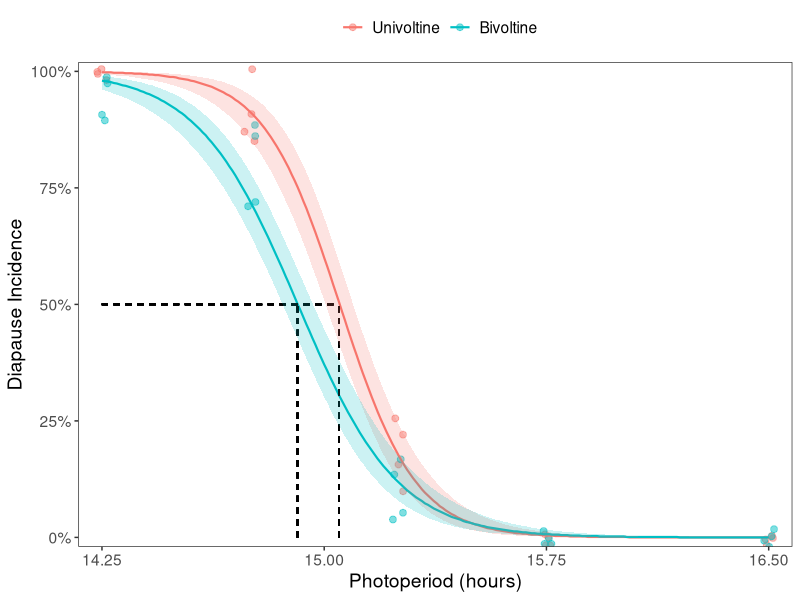
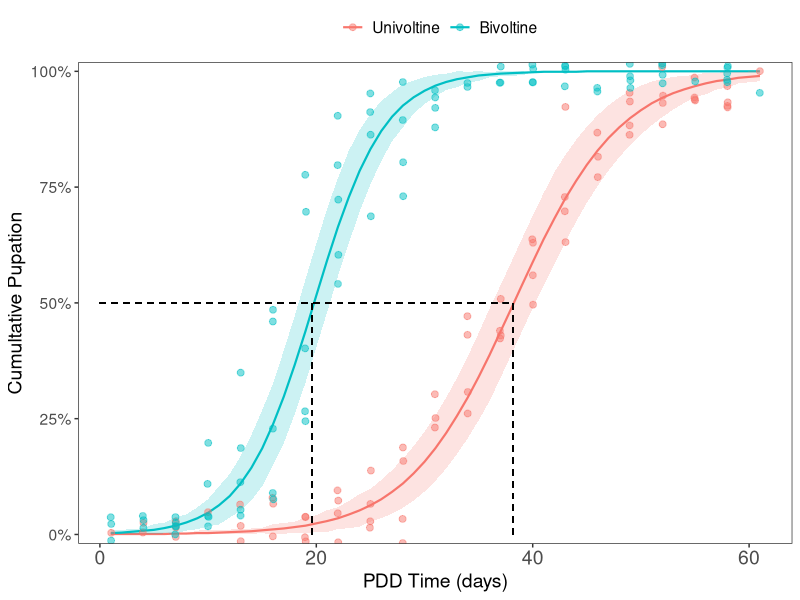
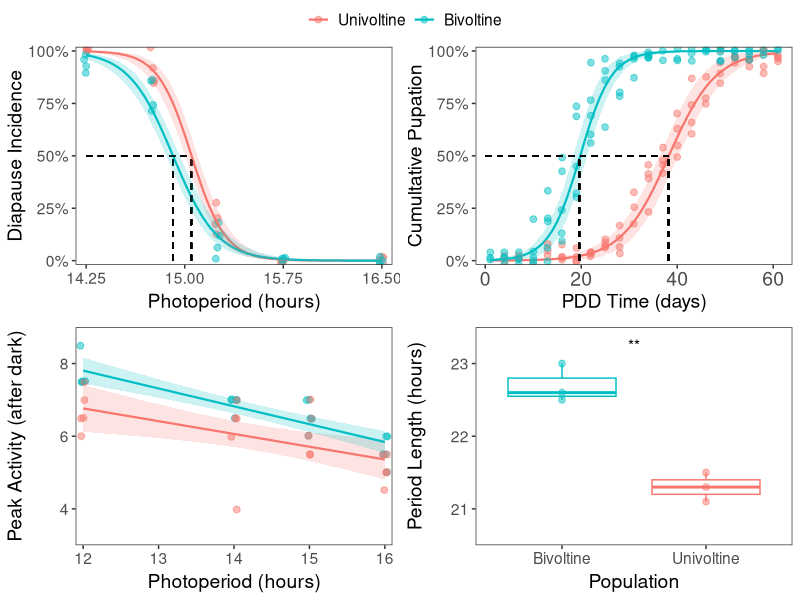
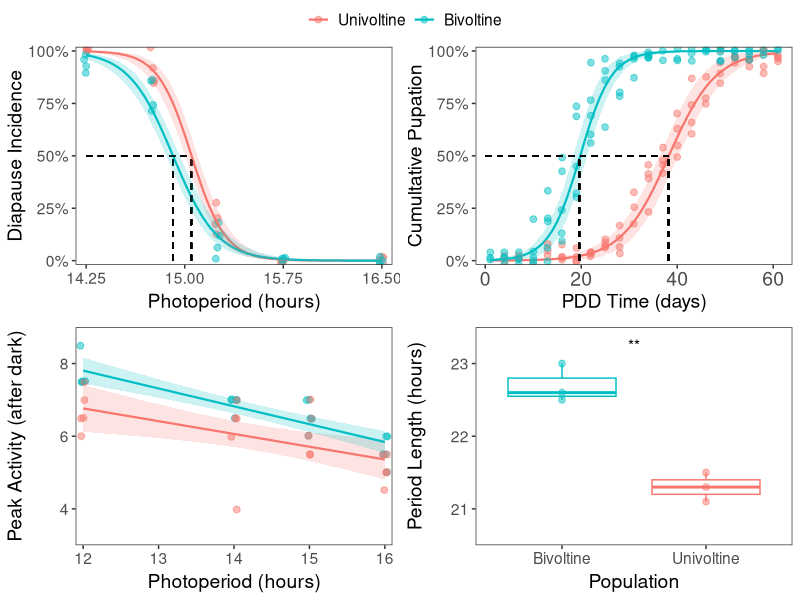

Source code (R) for these figures, in order:
## ---- chunk 1
library('car')
library('emmeans')
library('ggplot2')
library('ggpubr')
library('readr')
library('tidyverse')

## ---- chunk 2
ecb_dia <- read_csv("../data/diapause_incidence_202108.csv", 
                    col_types = cols(Date = col_date(format = "%m/%d/%Y"), 
                                     Strain = col_factor(levels = c("UZ", 
                                                                    "BE",
                                                                    "NH")))) %>%
  mutate(diapause_inc = 1-Pupae/Total, Date = as.factor(Date)) %>%
  mutate(adj_diapause_inc = 1-adj_Pupae/adj_Total)

#remove NH population from analysis and model
ecb_dia_filt <- ecb_dia  %>% filter(Photoperiod != 14.9) %>%
  filter(Photoperiod != 15.0) %>%
  filter(Strain != "NH") %>%  droplevels()

ecb_dia_filt$Date <- as.factor(ecb_dia_filt$Date)

#Remove 2021-08-25 outlier; use ecb_dia_filt for analysis
ecb_dia_filt <- ecb_dia_filt %>% filter(Date != '2021-08-25') %>% droplevels()

m1 <- glm(cbind(adj_Total-adj_Pupae, adj_Pupae) ~ Photoperiod*Strain,
          family = binomial(link = 'logit'), data = ecb_dia_filt)
summary(m1)
car::Anova(m1)
summary(m1)$coef[1,1]/summary(m1)$coef[2,1]*-1 #CPP

#Create dataframe to use for predictions
newdata = with(ecb_dia_filt, expand.grid(Photoperiod = seq(14.25, 16.5, by = 0.01),
                                         Strain=unique(Strain)))
m1_pred <- predict(m1, newdata,
                   type = 'link', se = TRUE)
m1_pred <- cbind(newdata, m1_pred)

m1_pred <- within(m1_pred, {
  prob_pred <- plogis(fit) %>% round(3)
  LB <- plogis(fit - 1.96*se.fit) %>% round(3)
  UB <- plogis(fit + 1.96*se.fit) %>% round(3)
  })

m1Pred_ecbRaw <- left_join(m1_pred, ecb_dia_filt)

figure1a <-  ggplot(data = m1Pred_ecbRaw,
                    aes(x = Photoperiod, y=1-adj_Pupae/adj_Total, color = Strain)) +
  geom_point(position = position_jitter(width = 0.02, height = 0.02), size = 2, alpha = 0.5) + 
  geom_line(aes(x = Photoperiod, y = prob_pred), size = 0.75) +
  theme_bw() + ylab('Diapause Incidence') + xlab('Photoperiod (hours)') +
  geom_segment(x=15.05,xend=15.05,y=0.0,yend=0.5, linetype="dashed", color = "black", size = 0.5) + #UZ
  geom_segment(x=14.25,xend=15.05,y=0.5,yend=0.5, linetype="dashed", color = "black", size = 0.5) + #ALL
  geom_segment(x=14.91,xend=14.91,y=0.0,yend=0.5, linetype="dashed", color = "black", size = 0.5) + #BE
  geom_ribbon(aes(ymin = LB, ymax = UB, x=Photoperiod, fill = Strain), alpha = 0.2, colour = NA) +
  scale_y_continuous(breaks = c(0.0, 0.25, 0.50, 0.75, 1.0),
                     expand = c(0,0.00), limits = c(-0.02,1.02 ),
                     labels = scales::percent_format()) +
  scale_x_continuous(breaks = c(14.25, 15.00, 15.75, 16.50),
                     expand = c(0.0,0.0),
                     limits = c(14.17, 16.58)) +
  theme_bw() + 
  theme(text = element_text(size = 14, family = "sans", color = 'black'),
        panel.grid.major = element_blank(),
        panel.grid.minor = element_blank(), legend.position = "top") +
  scale_color_manual(values = c("UZ" = "#F8766D", "BE" = "#00BFC4"),
                     labels = c("UZ" = "Univoltine",
                                "BE" = "Bivoltine"),
                     name = "") +
  guides(fill = 'none')

figure1a

## ---- chunk 3
pdd_df <- read_csv("../data/diapause_pdd_202108.csv", 
                    col_types = cols(Date = col_date(format = "%m/%d/%Y"), 
                                    Photoperiod = col_number(), 
                                    Strain = col_factor(levels = c("UZ","BE", "NH")),
                                    Transfer = col_date(format = "%m/%d/%Y"))) %>% 
  filter(Strain != "NH") %>%
  droplevels()

pdd_df_filt <- pdd_df %>% mutate(Location = NULL, Date = NULL, Transfer = NULL) %>%
  reshape2::melt(id = c("Strain", "Photoperiod", "Replicate", "Total"),
       measure = colnames(pdd_df)[8:ncol(pdd_df)],
       na.rm = FALSE, variable.name = "Day", value.name = "Pupae")

pdd_df_filt$Replicate <- as.factor(pdd_df_filt$Replicate)
pdd_df_filt$Day <- as.numeric(as.character(pdd_df_filt$Day))
pdd_df_filt$Pupae <- as.numeric(as.character(pdd_df_filt$Pupae))
pdd_df_filt$Total <- as.numeric(as.character(pdd_df_filt$Total))

pdd_df_filt <- pdd_df_filt %>% filter(Total != 0) %>% na.omit()
pdd_df_filt$Strain = as.factor(pdd_df_filt$Strain)
pdd_df_filt$Strain = relevel(pdd_df_filt$Strain, ref = 'UZ')

m1_pdd <- glm(cbind(Pupae, Total-Pupae) ~ Day*Photoperiod + Photoperiod*Strain + Day*Strain,
              family = binomial(link = 'logit'), data = pdd_df_filt)
car::Anova(m1_pdd)

pdd_new <- with(pdd_df_filt, expand.grid(Photoperiod = seq(14.25, 15.25, by = 0.5),
                                          Day=seq(0,61,by=1), Strain = unique(Strain)))

pdd_pred <- predict.glm(m1_pdd, pdd_new, type="response") %>% round(digits = 3)
df_pred <- cbind(pdd_new, "Pupation" = pdd_pred)
df_pred$Photoperiod <- as.factor(df_pred$Photoperiod)

pdd_pred <- cbind(pdd_new, predict.glm(m1_pdd,
                                           pdd_new,
                                           type="response", se = TRUE))
pdd_pred <- within(pdd_pred, {
  prob_pred <- fit %>% round(3)
  LB <- ifelse((fit - 3*qnorm(0.975)*se.fit %>% round(3))<0, 0,fit -  3*qnorm(0.975)*se.fit %>% round(3) )
  UB <- ifelse((fit + 3*qnorm(0.975)*se.fit %>% round(3))>1, 1,fit + 3*qnorm(0.975)*se.fit %>% round(3) )
  })

df_pred <- rbind(filter(pdd_pred, Strain == "UZ"),
                 filter(pdd_pred, Strain == "BE"))

figure1b <- ggplot(data = df_pred,
                          aes(x=Day, y = prob_pred, color = Strain)) + theme_bw() +
  theme(axis.text.x = element_text(size = 14, family = 'sans')) +
  theme(text = element_text(size = 14, family = 'sans')) +
  theme(legend.position = "top", panel.grid.major = element_blank(),
        panel.grid.minor = element_blank()) +
  ylim(0, 1) + xlim(1, 61) +
  scale_shape_manual(values=c(16, 2, 4)) +
  geom_line(data = df_pred %>% filter(Photoperiod == 14.25),
            aes(x=Day, y = prob_pred, color = Strain, linetype=as.factor(Photoperiod)), size = 0.75) +
    scale_y_continuous(breaks = c(0.0, 0.25, 0.50, 0.75, 1.0),
                     expand = c(0,0.00), limits = c(-0.02,1.02 ),
                     labels = scales::percent_format(), name = "Cumultative Pupation") +
  xlab("PDD Time (days)") +
  scale_linetype_manual(values=c(1,3,6)) + 
  geom_ribbon(data = df_pred %>% filter(Photoperiod == 14.25), 
              aes(ymin = LB, ymax = UB, x=Day, fill = interaction(Strain, Photoperiod)), 
              alpha = 0.2, colour = NA, show.legend = FALSE) +
  guides(linetype = 'none') +
  scale_color_manual(values = c("UZ" = "#F8766D", "BE" = "#00BFC4"),
                     labels = c("UZ" = paste("Univoltine"),
                                "BE" = paste("Bivoltine")),
                     name = "")

figure1b <- figure1b + geom_point(data = pdd_df_filt %>%
                                                  filter(Photoperiod == 14.25),
                                                aes(x = Day, y = Pupae/Total, color = Strain),
                                                size = 2, alpha = 0.5,
                                                position = position_jitter(width = 0.05, height = 0.05)) +
  geom_segment(x=0,xend=38.3,y=0.5,yend=0.5, linetype="dashed", color = "black", size = 0.5) +
  geom_segment(x=38.2,xend=38.2,y=0.0,yend=0.5, linetype="dashed", color = "black", size = 0.5) +
  geom_segment(x=19.6,xend=19.6,y=0,yend=0.5, linetype="dashed", color = "black", size = 0.5) 

figure1b

## ---- chunk 4
phase_df <- read_csv("../data/activity_summary.csv", 
                         col_types = cols(...1 = col_skip()),
                     show_col_types = FALSE)

phase_df$strain = as.factor(phase_df$strain)
phase_df$strain = relevel(phase_df$strain, ref = 'univoltine')

#lm
m1 = lm(peak_after_day ~ daylength+strain, data = phase_df)
car::Anova(m1)
m1_contrast = emmeans::contrast(emmeans::emmeans(m1, ~ strain, type = 'response'), method = 'pairwise')
summary(m1_contrast, infer = c(TRUE, TRUE))

figure1c = ggplot(data=phase_df,
                 aes(x=daylength, y=peak_after_day, color=strain)) +
  geom_jitter(size=2, alpha=0.5, position = position_jitter(width = 0.04, height = 0.02)) +
  geom_smooth(method='lm', se=TRUE, aes(fill = strain),alpha = 0.2, size = 0.75) +
  scale_fill_manual(values = c('univoltine' = "#F8766D", 'bivoltine' = "#00BFC4"),
                     labels = c('univoltine' = "Univoltine",
                                'bivoltine' = "Bivoltine")) +
  scale_color_manual(values = c('univoltine' = "#F8766D", 'bivoltine' = "#00BFC4"),
                     labels = c('univoltine' = "Univoltine",
                                'bivoltine' = "Bivoltine")) +
  theme_bw() +
  theme(text = element_text(size = 14, family = "sans", color = 'black'),
        strip.background = element_blank(),
        panel.grid.major = element_blank(),
        panel.grid.minor = element_blank(),
        legend.position = "top",
        legend.title = element_blank()) +
  ylab("Peak Activity (after dark)") + xlab("Photoperiod (hours)") +
  scale_x_continuous(breaks = c(12, 13, 14, 15, 16), expand = c(0.0,0), limits = c(11.9, 16.1)) +
  scale_y_continuous(breaks = c(4,6,8), expand = c(0,0), limits = c(3,9)) +
  guides(fill = 'none')

## ---- chunk 5
circ_df <- read_csv("../data/activity_circadian.csv")
circ_df$strain = as.factor(circ_df$strain)
circ_df$strain = relevel(circ_df$strain, ref = 'univoltine')

t.test(data = circ_df, period ~ strain)

figure1d = ggplot(circ_df,
                  aes(x=strain, y=period, color = strain)) +
  geom_boxplot(size = 0.5) +
  geom_point(aes(x = strain, y = period, color = strain), alpha=0.5, size=2) +
  theme_bw() +
  ylab("Period (hours)") + xlab("Population") +
  scale_color_manual(values = c(
    'bivoltine' = "#00BFC4",
    'univoltine' = "#F8766D"),
    labels = c(
      'bivoltine' = 'Bivoltine',
      'univoltine' = 'Univoltine',
    name = "")) +
  theme(text = element_text(size = 14, family = "sans", color = 'black'),
        strip.background = element_blank(),
        panel.grid.major = element_blank(),
        panel.grid.minor = element_blank(),
        legend.position = "top",
        legend.title = element_blank()) +
  scale_x_discrete(breaks = c('bivoltine', 'univoltine'), limits = c('bivoltine', 'univoltine'),
                   labels = c('bivoltine' = 'Bivoltine', 'univoltine' = 'Univoltine'),
                   name = "Population") +
  scale_y_continuous(breaks = seq(21, 23,  by = 1), expand = c(0,0), limits = c(20.5,23.5),
                   name = 'Period Length (hours)') +
  annotate("text", x=1.5, y=23.25, label= "**", size = 4)

## ---- chunk 6
figure1 = ggarrange(figure1a,figure1b,
                    figure1c,figure1d,
                    ncol = 2, nrow = 2,
                    common.legend = TRUE, legend = 'top', align = 'hv')

figure1
ggsave("../plots/figure1.png", plot = figure1, width = 6, height = 6, dpi = 600, units=c('in'),
               bg='white')
